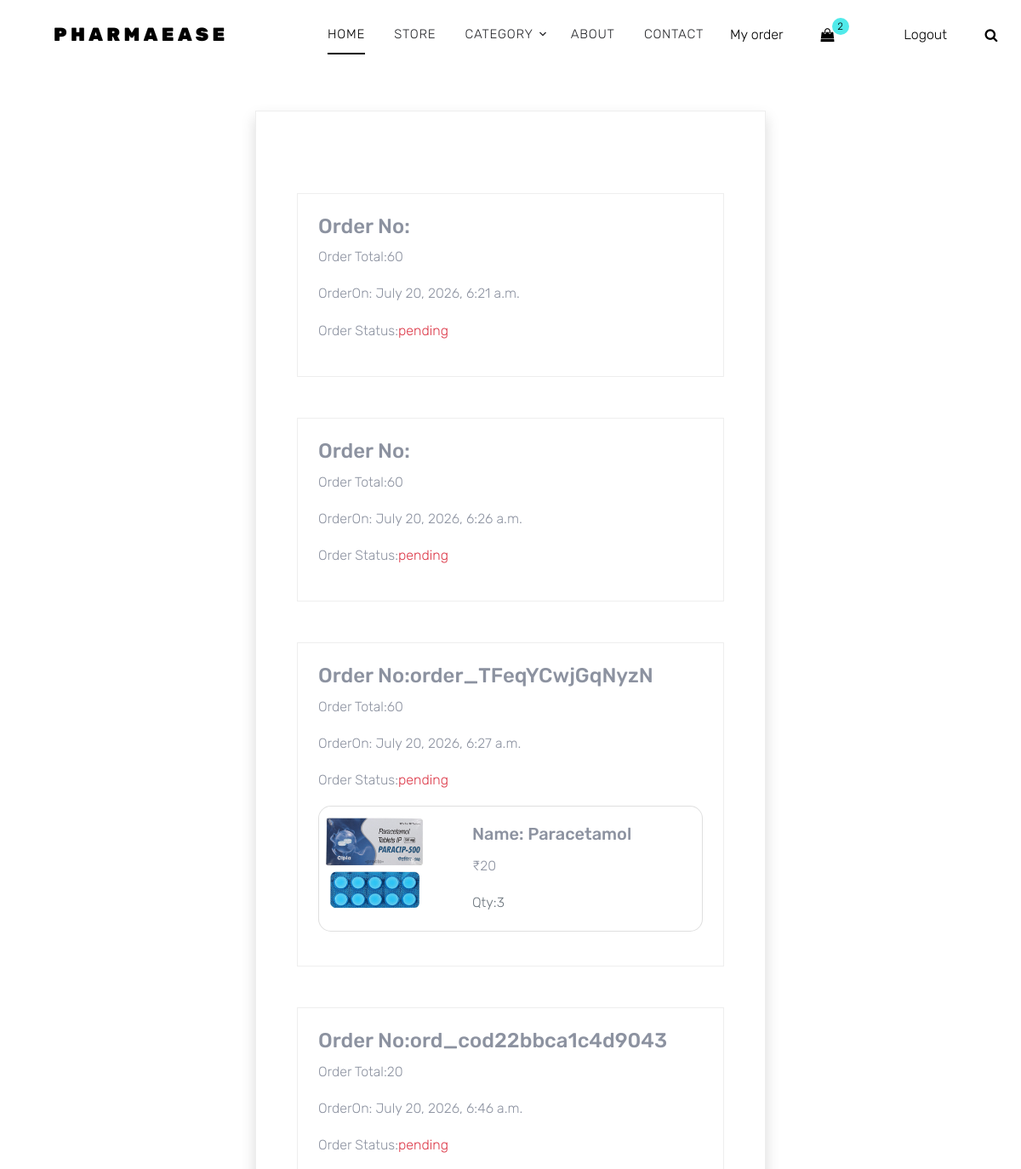
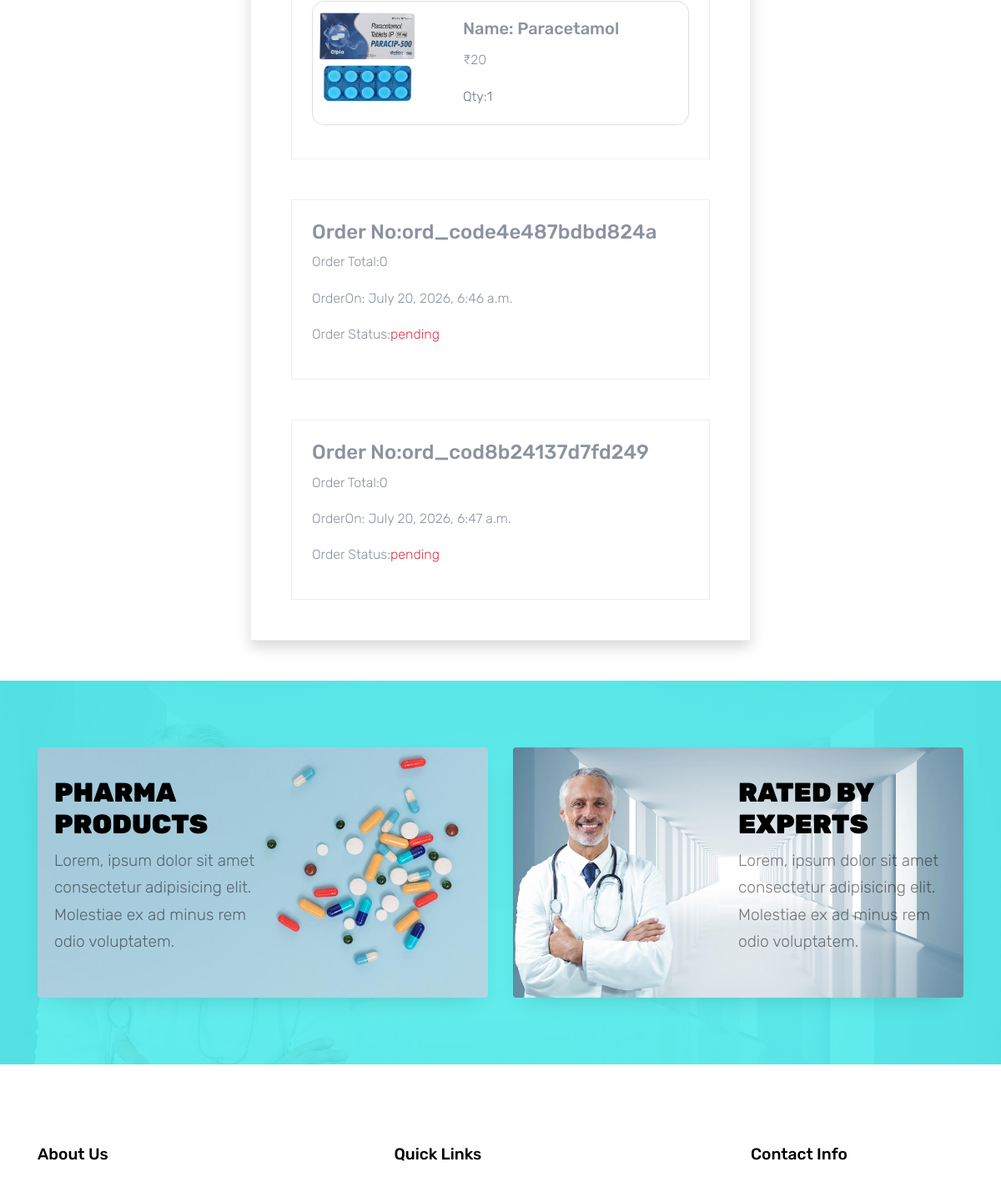
Before: /myorder/ (signed in, upper part) with the older database file (2 pictures, top to bottom).
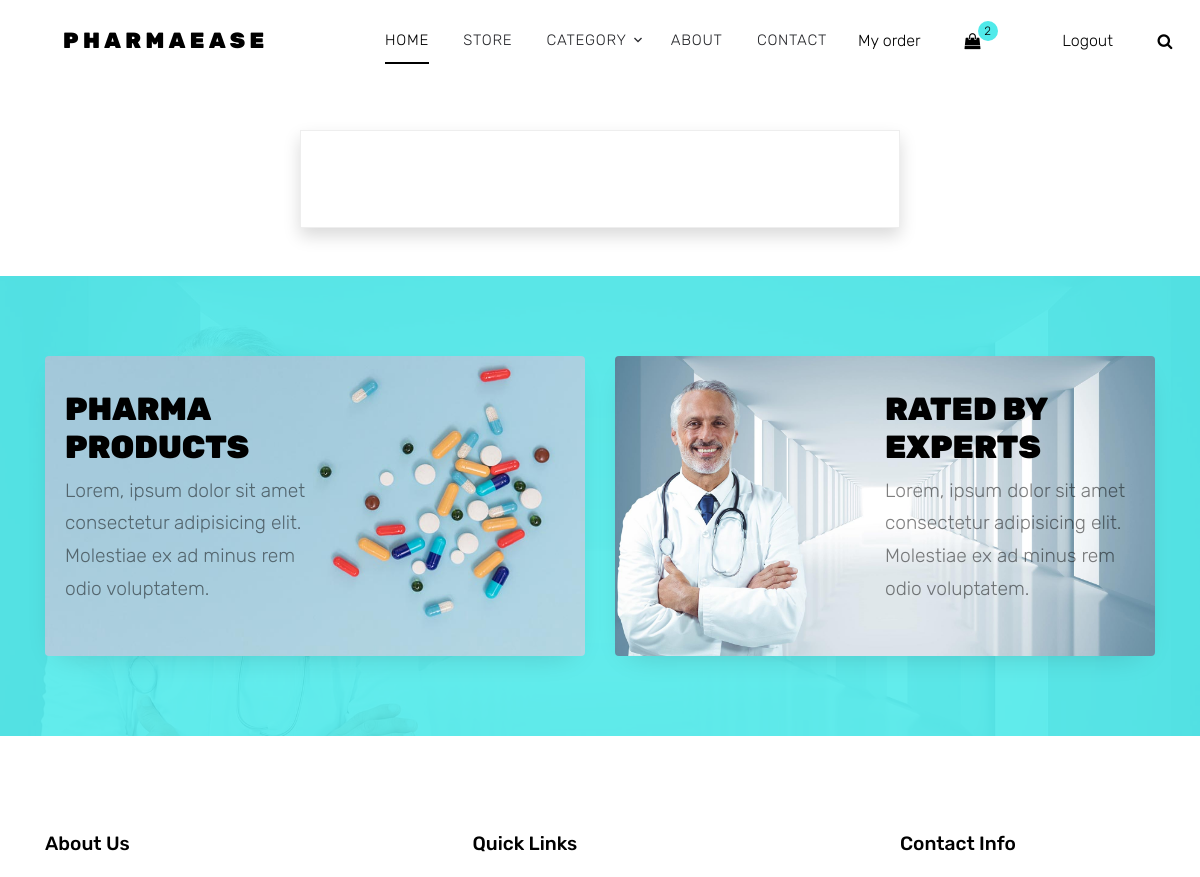
After: the same page with the newer database file.
### cart/models.py (models this page shows, shortened)
class Order(models.Model):
    user = models.ForeignKey(User, on_delete=models.CASCADE)
    full_name = models.CharField(max_length=100)
    amount = models.IntegerField(default=0)
    order_id = models.CharField(max_length=20, default="")
    ordered_date = models.DateTimeField(auto_now_add=True)
    payment_method= models.CharField(max_length=100,default="")
    address = models.TextField(max_length=500)
    city = models.CharField(max_length=100)
    state = models.CharField(max_length=100)
    pincode = models.CharField(max_length=10)
    phone = models.CharField(max_length=15)
    is_ordered = models.BooleanField(default=False)
    delivery_status=models.CharField(max_length=100,default="pending")
    billing_completed = models.BooleanField(default=False)

class OrderItem(models.Model):
    product = models.ForeignKey(Product, on_delete=models.CASCADE)
    order = models.ForeignKey(Order, on_delete=models.CASCADE,related_name='items')
    quantity = models.IntegerField(default=0)

### shop/models.py (models this page shows, shortened)
class Product(models.Model):
    name = models.CharField(max_length=100)
    image = models.ImageField(upload_to='products/')
    description = models.TextField()
    price = models.IntegerField()
    stock = models.IntegerField()
    category = models.ForeignKey(Category, on_delete=models.CASCADE)
    sub_category = models.ForeignKey(SubCategory, on_delete=models.CASCADE, related_name='sub_category' ,null=True)
    created = models.DateTimeField(auto_now_add=True)
    updated = models.DateTimeField(auto_now=True)
    prescription =models.BooleanField(default=False)

### cart/views.py (the view)
# urls.py: path('myorder/', views.MyOrder.as_view(), name='myorder'),
@method_decorator(login_required,name='dispatch')
class MyOrder(View):
    def get(self,request):
        o=Order.objects.filter(user=request.user)
        context={'orders':o}
        return render(request,'myorder.html',context)

### cart/context_processors.py (called while the page is built)
def cart_items(request):
    total = 0
    if request.user.is_authenticated:
        u=request.user
        c = Cart.objects.filter(user=u)
        for i in c:
           total+=i.subtotal()
    return {'total':total}

### shop/context_processors.py (called while the page is built)
def menu_links(request):
    c=Category.objects.all()
    return {'links':c}

### templates/myorder.html
{% extends 'base.html' %}
{% block content %}
<div class="container w-50 border border-3 shadow p-5 mt-5 mb-5">
   {% for i in orders %}
    <div class="container mt-5 p-4 border border-4">
        <h4>Order No:{{i.order_id}}</h4>
        <p>Order Total:{{i.amount}}</p>
        <p>OrderOn: {{i.ordered_date}}</p>
        <p >Order Status:<span class="text-danger">{{i.delivery_status}}</span></p>
        {% for j in i.items.all %}
        <div class="card mb-3" style="max-width: 540px;">
            <div class="row g-0">
                <div class="col-md-4">
                    <img src="{{j.product.image.url}}" class="img-fluid rounded-start" alt="...">
                </div>
            <div class="col-md-8">
               <div class="card-body">
                <h5 class="card-title">Name: {{j.product.name}}</h5>
                   <p class="card-text">₹{{j.product.price}}</p>
                   <p class="card-text"><span class="text-muted">Qty:{{j.quantity}}</span></p>
                 </div>
            </div>
            </div>
        </div>
        {% endfor %}
    </div>
{% endfor %}
    </div>
{% endblock %}

Changed rows visible on the page:
removed Order: amount "60", ordered_date "July 20, 2026, 6:21 a.m.", delivery_status "pending"
removed Order: amount "60", ordered_date "July 20, 2026, 6:26 a.m.", delivery_status "pending"
removed Order: order_id "order_TFeqYCwjGqNyzN", amount "60", ordered_date "July 20, 2026, 6:27 a.m.", delivery_status "pending"
removed OrderItem: product.image (picture), product.name "Paracetamol", product.price "20", quantity "3", shown under "order_TFeqYCwjGqNyzN"
removed Order: order_id "ord_cod22bbca1c4d9043", amount "20", ordered_date "July 20, 2026, 6:46 a.m.", delivery_status "pending"
removed OrderItem: product.image (picture), product.name "Paracetamol", product.price "20", quantity "1", shown under "ord_cod22bbca1c4d9043"
removed Order: order_id "ord_code4e487bdbd824a", amount "0", ordered_date "July 20, 2026, 6:46 a.m.", delivery_status "pending"
removed Order: order_id "ord_cod8b24137d7fd249", amount "0", ordered_date "July 20, 2026, 6:47 a.m.", delivery_status "pending"
